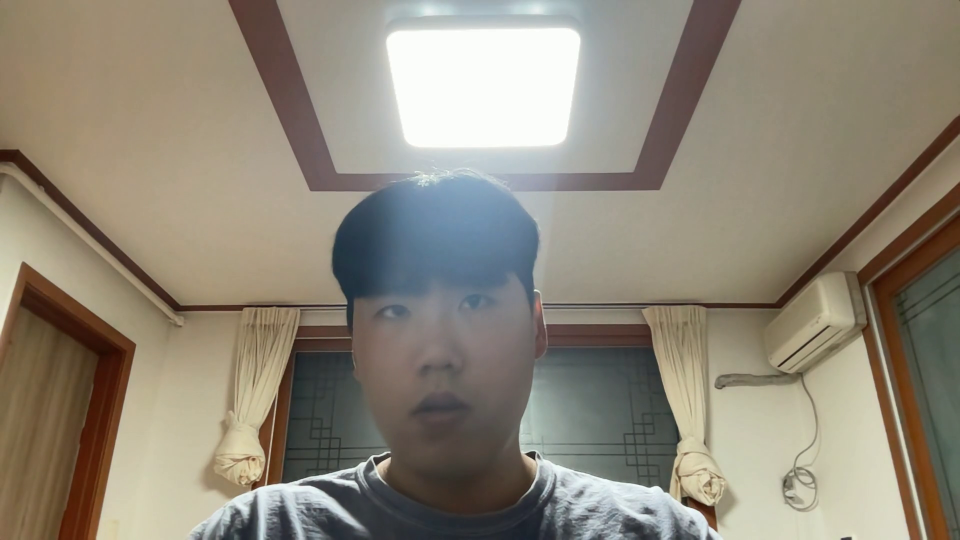
#> input picture frame 10 of YULO/output.mp4, 1920 x 1080 px (shown at 1/2 size)
$ python SaveImageFromVideo.py
#> lines starting #> are read from the running program, lines starting #| are printed output that depends on the picture
import cv2
import os
from time import localtime, strftime

def get_image(path:str):
  print(cv2.__version__)
  print(" ======= 로드할 비디오 경로 : ", path)

  # 경로 지정
  if path:
    filepath = path
  else:
    filepath = './output.mp4'

  # 비디오를 경로에서 읽어옴
  video = cv2.VideoCapture(filepath)

  if not video.isOpened():
    print("파일 에러 :", filepath)
    exit(0)

  # 비디오 속성
  length = int(video.get(cv2.CAP_PROP_FRAME_COUNT))
  width = int(video.get(cv2.CAP_PROP_FRAME_WIDTH))
  height = int(video.get(cv2.CAP_PROP_FRAME_HEIGHT))
  fps = video.get(cv2.CAP_PROP_FPS)

  print("length :", length)
  print("width :", width)
  print("height :", height)
  print("fps :", fps, "\n")

  currunt_time = localtime()
  timestamp = strftime('%Y_%m_%d_%H', currunt_time)
  try:
    if not os.path.exists(f"images/{timestamp}"):
      os.makedirs(f"images/{timestamp}") # 저장할 경로 지정
  except OSError:
    print("해당 폴더가 이미 존재합니다 : " + timestamp)

  count = 0

  while(video.isOpened()):
    ret, img = video.read()
    if(int(video.get(1)) % int(fps) == 0): # 1초당 1프레임씩 이미지를 저장
      tm = localtime()
      capturedtime = strftime('%Y%m%d_%H%M%S_', tm)
      cv2.imwrite(f'images/{timestamp}/{capturedtime}{str(int(video.get(1)))}.jpg', img) # 현재 시간으로 파일명을 지정하고 저장
      data = {"image": img, "filename": f"{capturedtime}{str(int(video.get(1)))}"}
      print("Saved frame number:", str(int(video.get(1))))
      count += 1
      yield data
    if(ret == False):
      break

  video.release()
  cv2.destroyAllWindows()

def main():
  for data in get_image('output.mp4'):
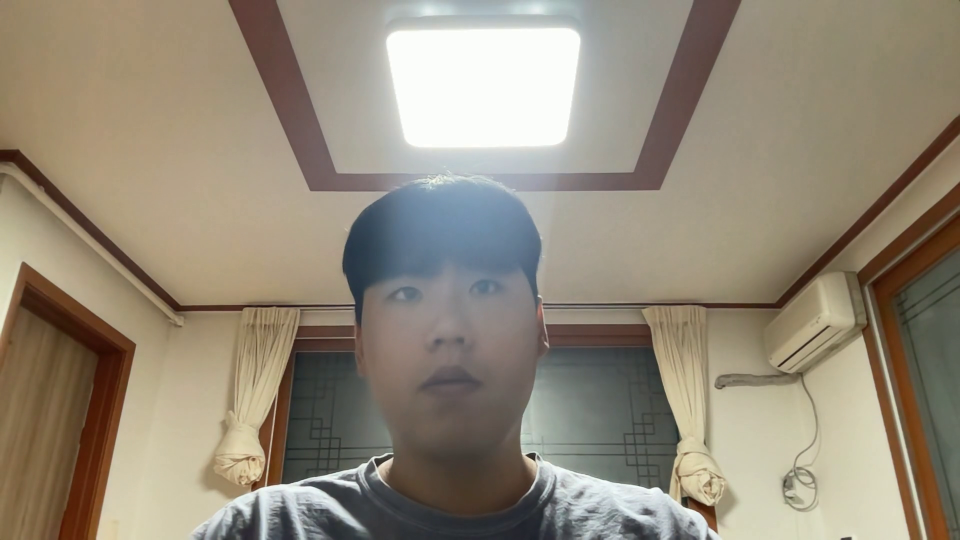
#> input picture frame 16 of YULO/output.mp4, 1920 x 1080 px (shown at 1/2 size)
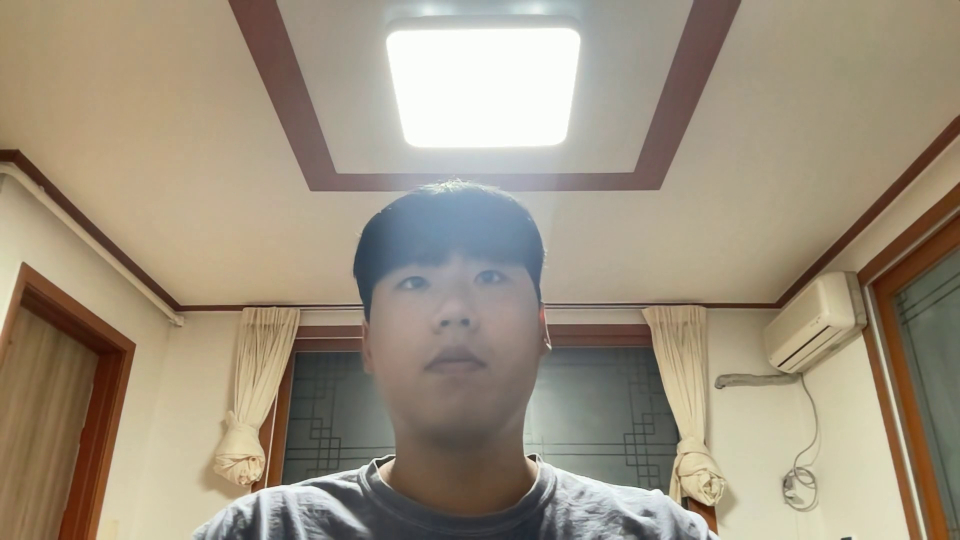
#> input picture frame 22 of YULO/output.mp4, 1920 x 1080 px (shown at 1/2 size)
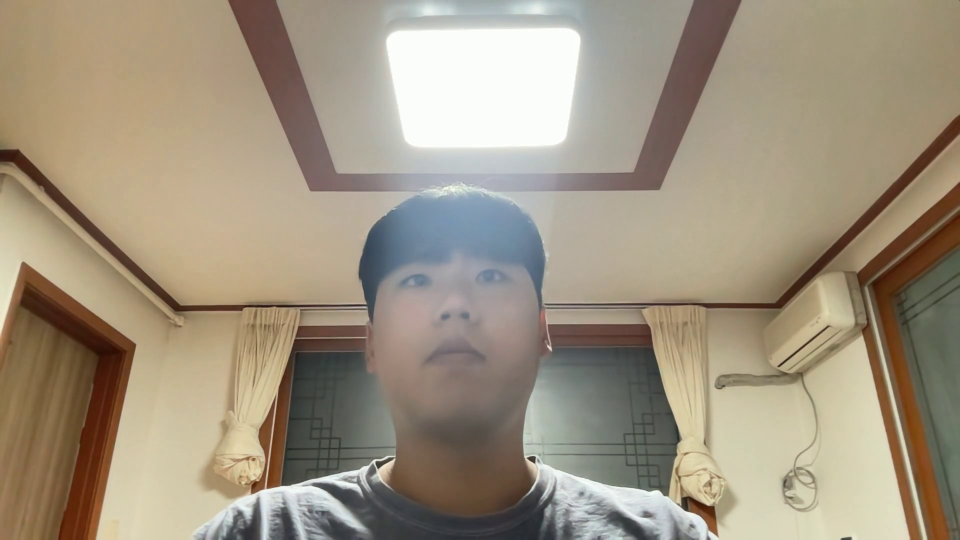
#> input picture frame 24 of YULO/output.mp4, 1920 x 1080 px (shown at 1/2 size)
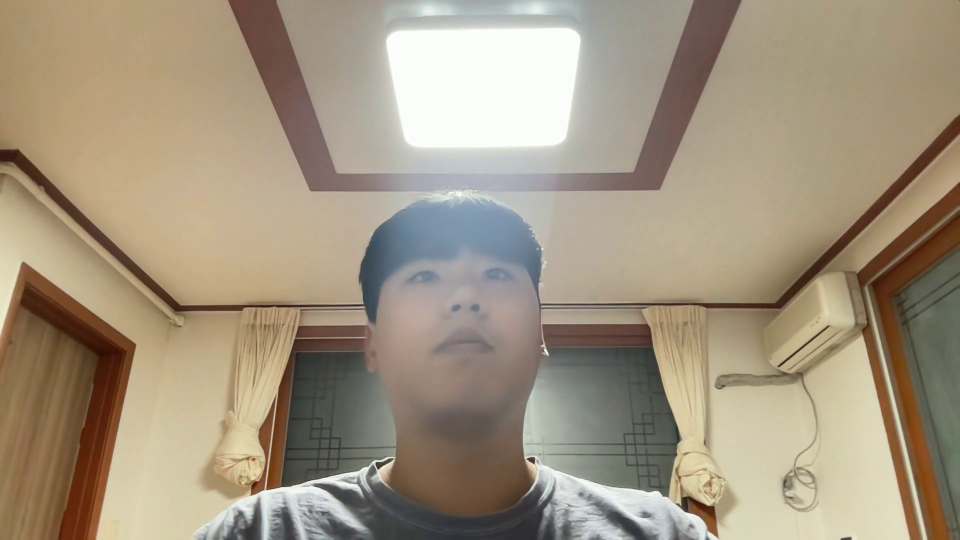
#> input picture frame 26 of YULO/output.mp4, 1920 x 1080 px (shown at 1/2 size)
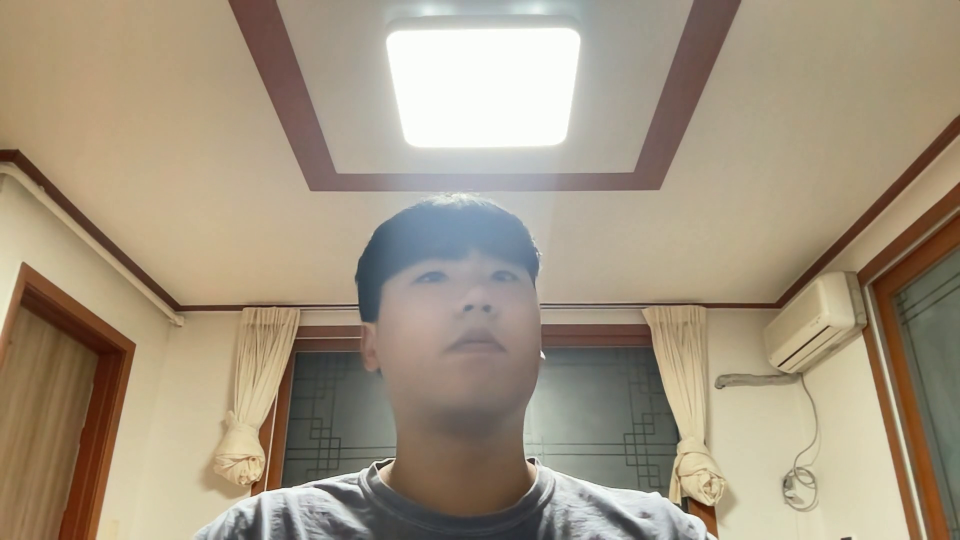
#> input picture frame 27 of YULO/output.mp4, 1920 x 1080 px (shown at 1/2 size)
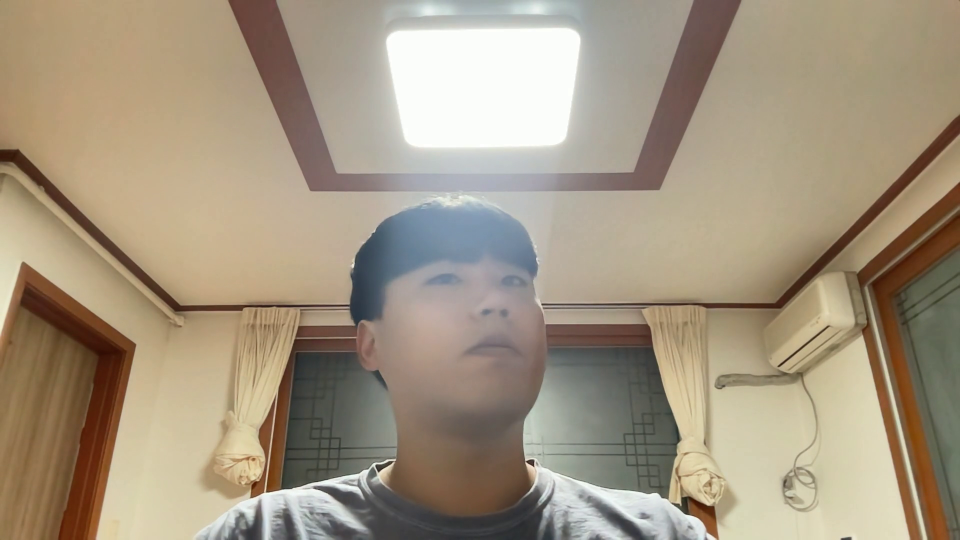
#> input picture frame 28 of YULO/output.mp4, 1920 x 1080 px (shown at 1/2 size)
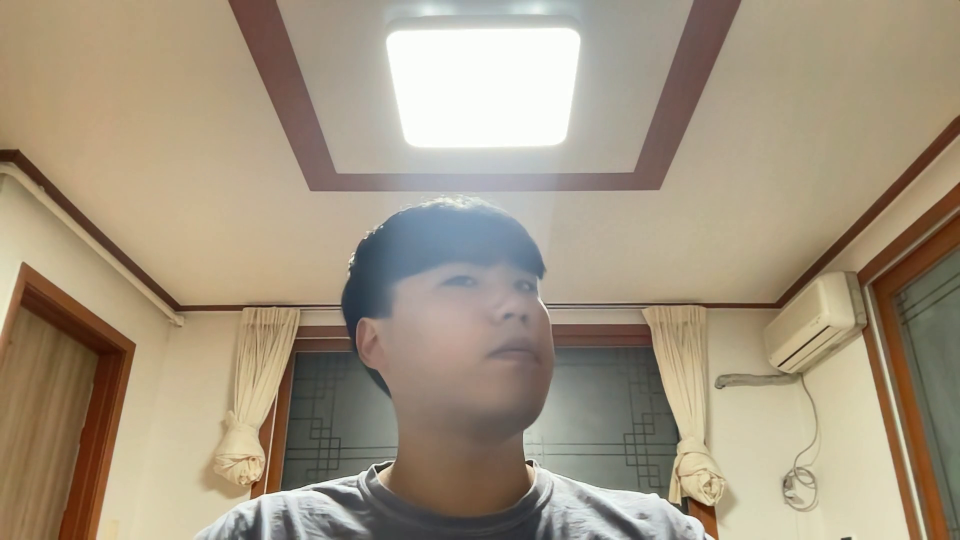
#> input picture frame 29 of YULO/output.mp4, 1920 x 1080 px (shown at 1/2 size)
    pass
#> pass 2 of the loop in main, `for data in get_image('output.mp4'):`:
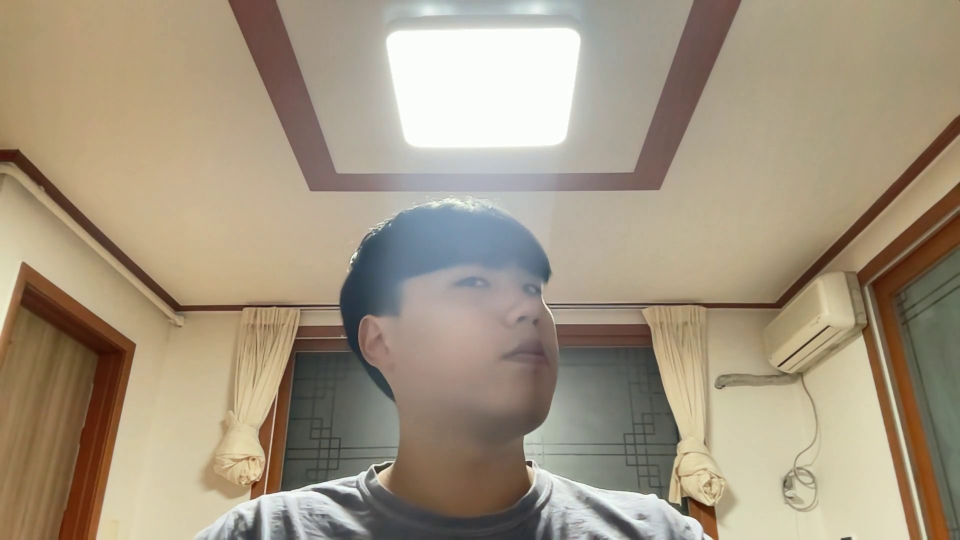
#> input picture frame 30 of YULO/output.mp4, 1920 x 1080 px (shown at 1/2 size)
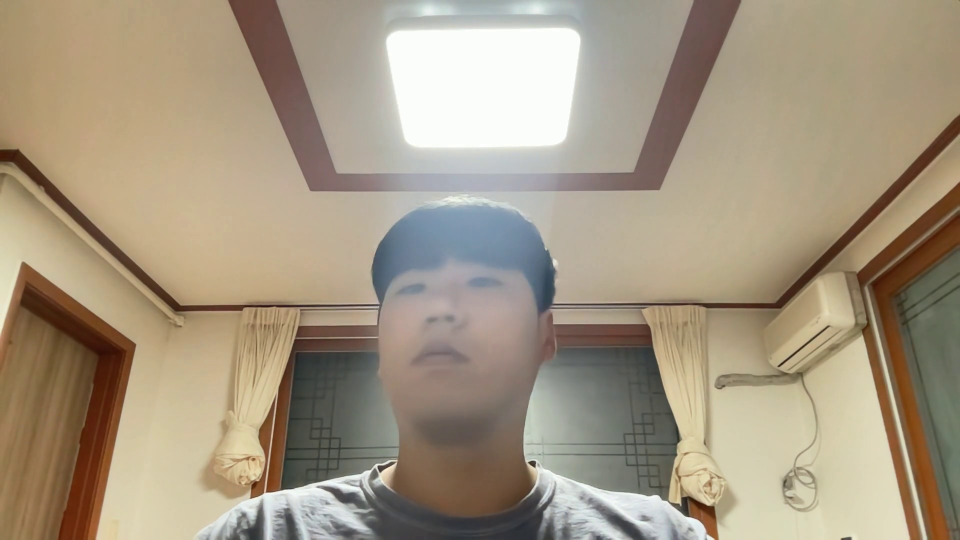
#> input picture frame 35 of YULO/output.mp4, 1920 x 1080 px (shown at 1/2 size)
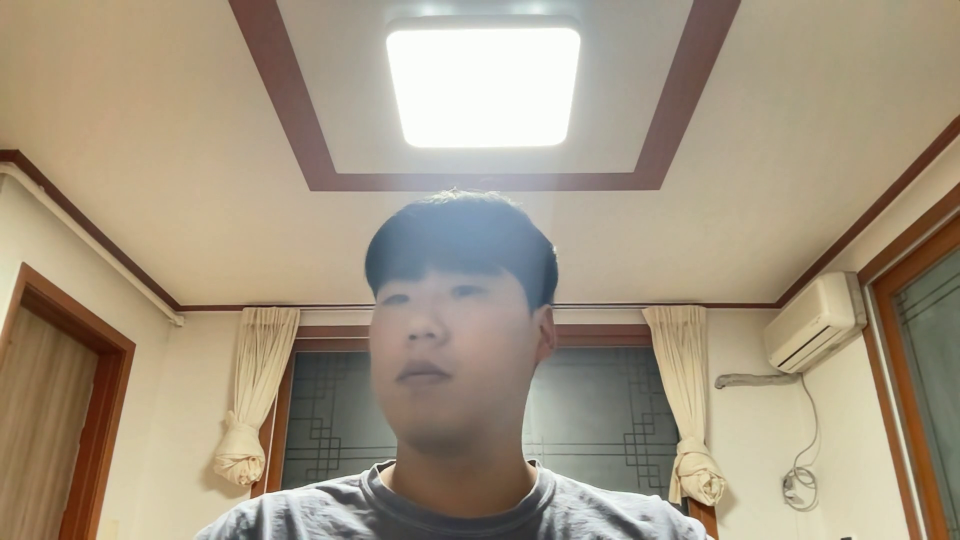
#> input picture frame 39 of YULO/output.mp4, 1920 x 1080 px (shown at 1/2 size)

if __name__ == '__main__':
  main()

$ run again, starting later in the video
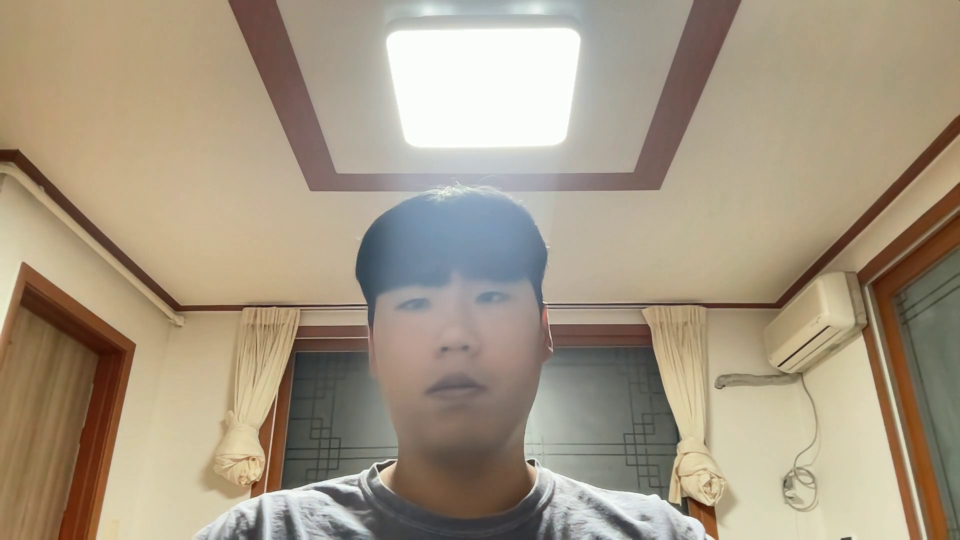
#> input picture frame 48 of YULO/output.mp4, 1920 x 1080 px (shown at 1/2 size)
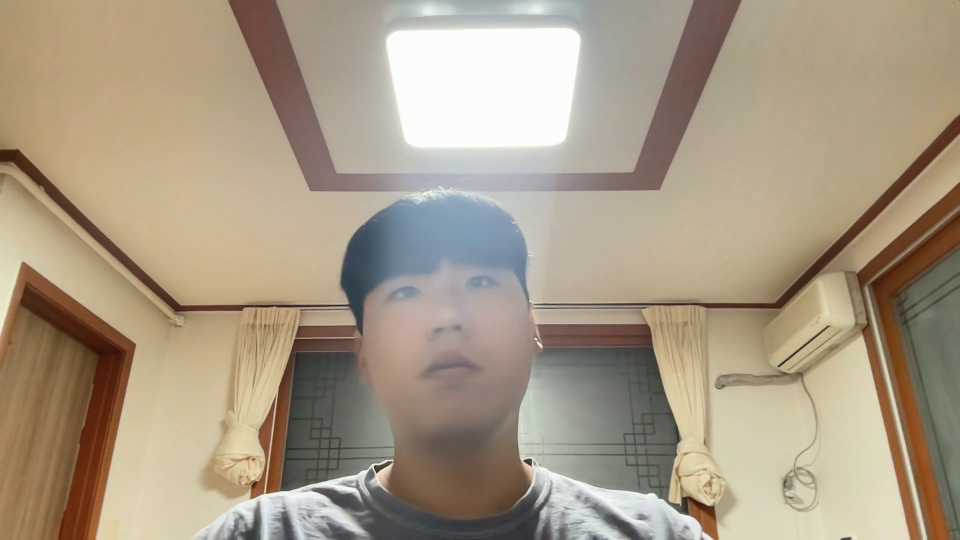
#> input picture frame 70 of YULO/output.mp4, 1920 x 1080 px (shown at 1/2 size)
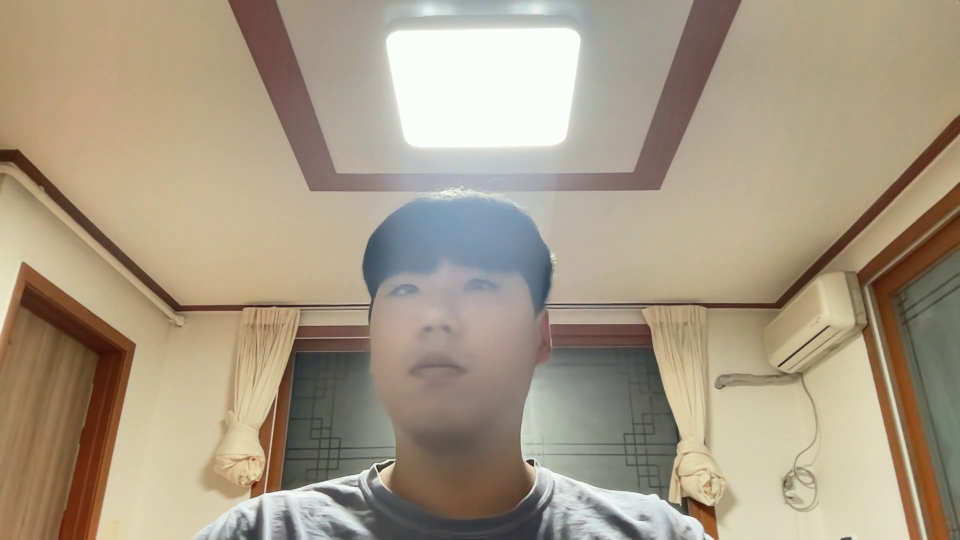
#> input picture frame 74 of YULO/output.mp4, 1920 x 1080 px (shown at 1/2 size)

$ run again, starting later in the video
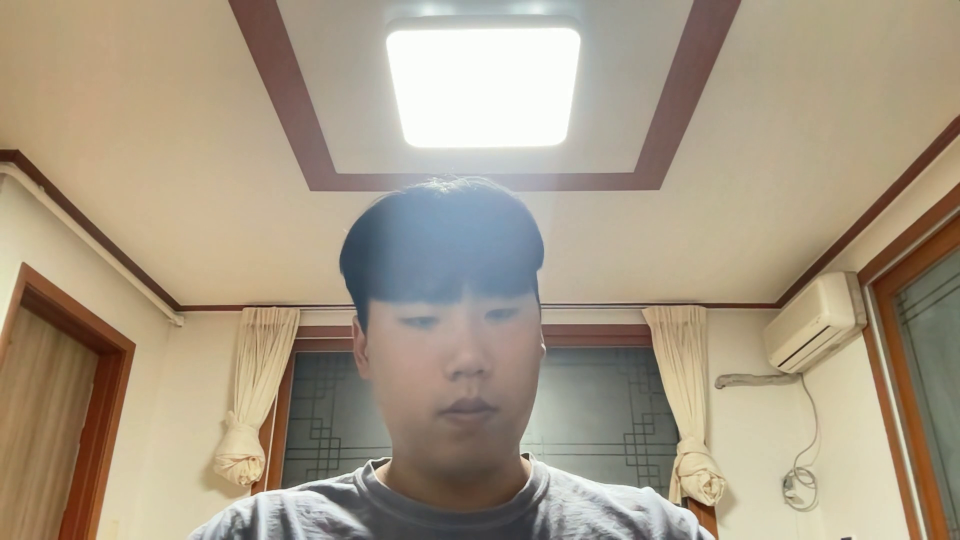
#> input picture frame 85 of YULO/output.mp4, 1920 x 1080 px (shown at 1/2 size)
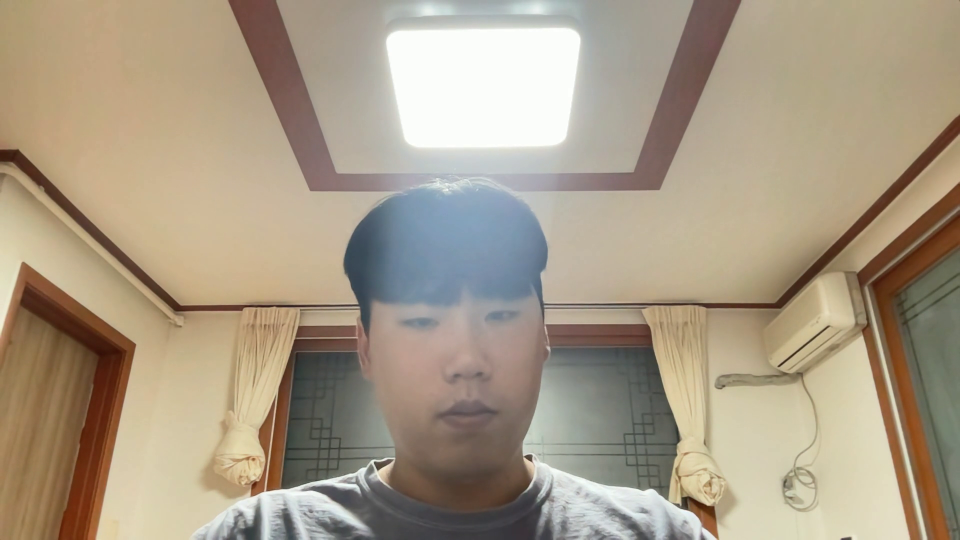
#> input picture frame 93 of YULO/output.mp4, 1920 x 1080 px (shown at 1/2 size)
